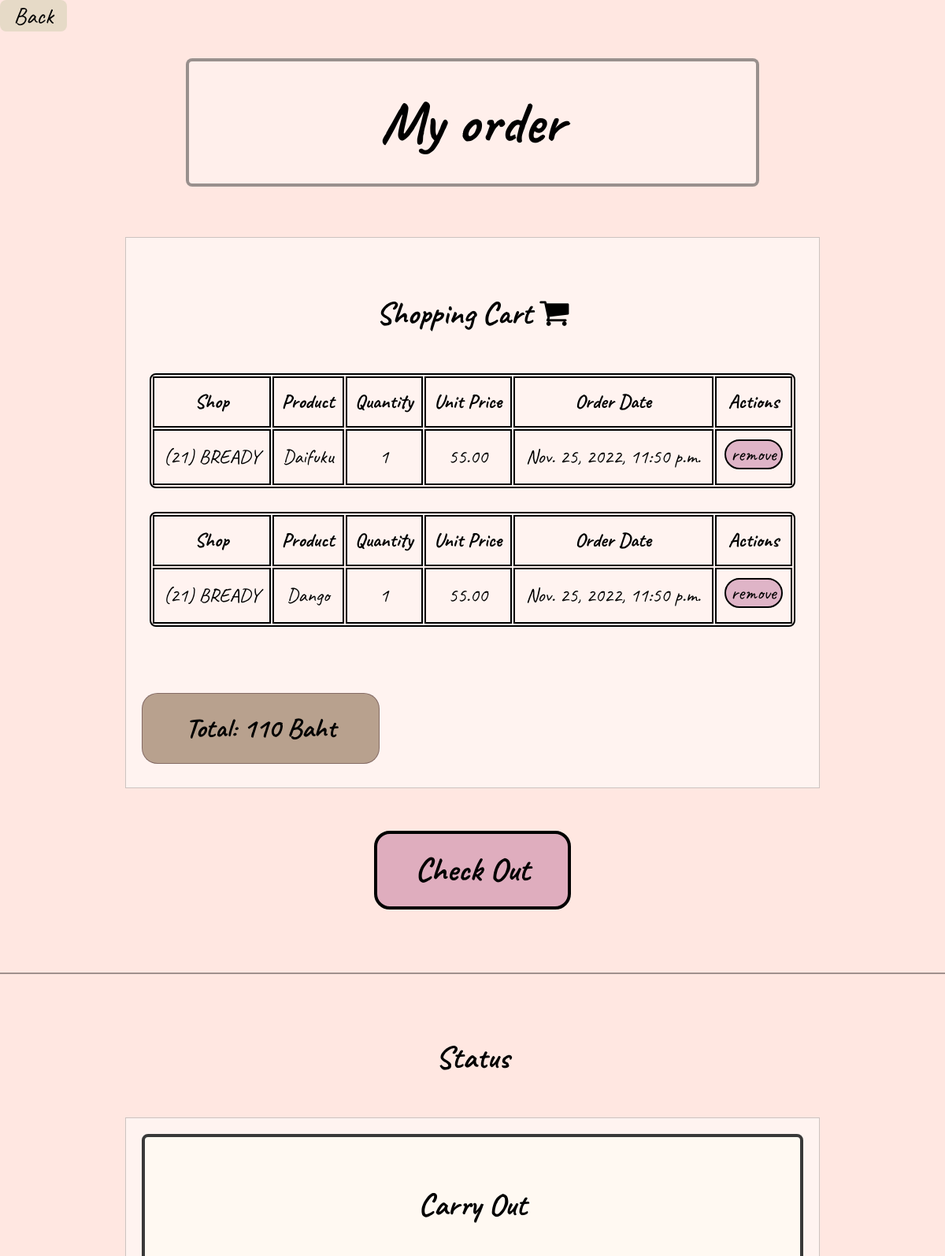
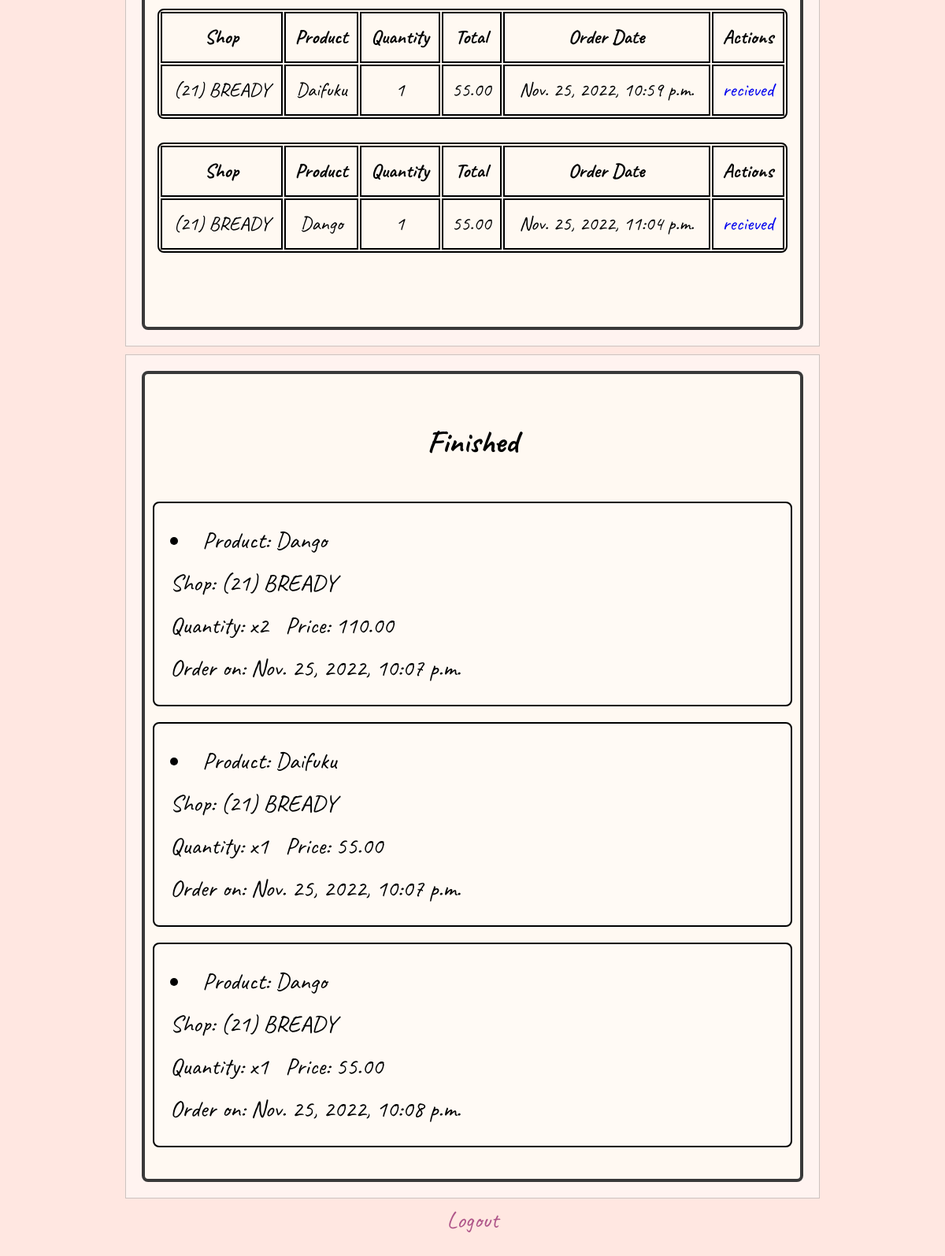
Page /talard/3/order/ on the earlier database version (2 pictures, top to bottom).
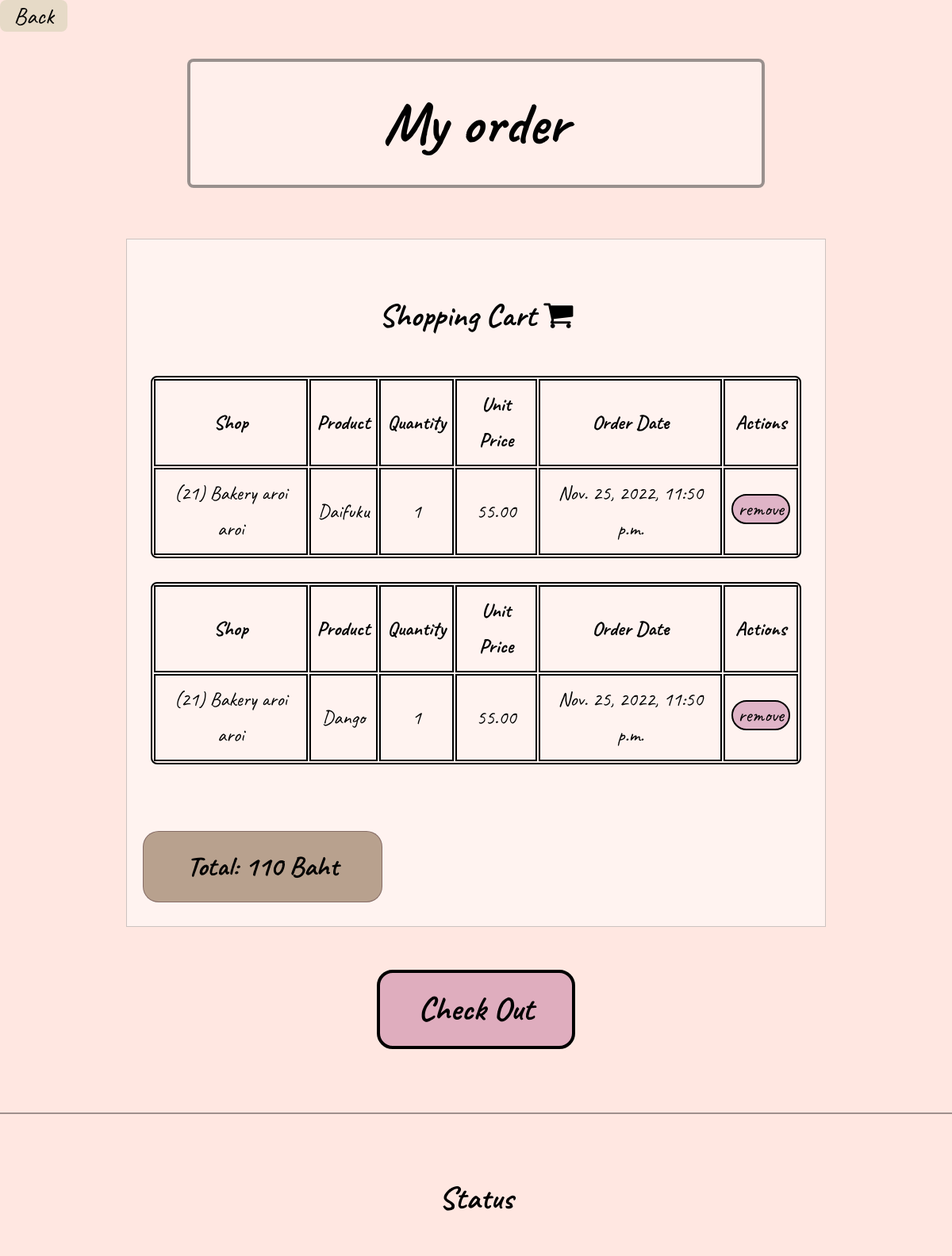
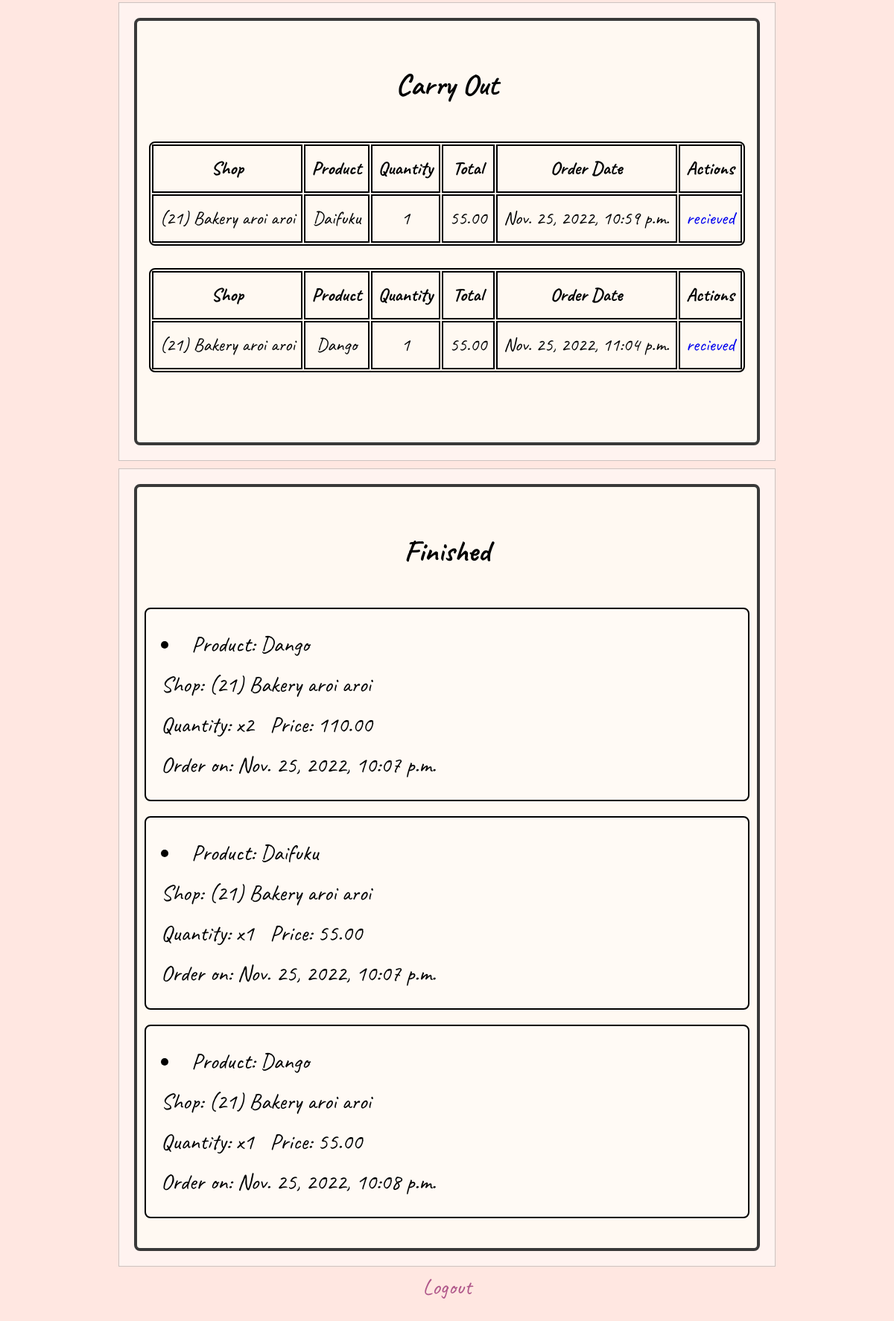
Same page on the later database version (2 pictures, top to bottom).
### myshop/models.py (models this page shows, shortened)
class MyOrder(models.Model):
    customer = models.ForeignKey(Profile, on_delete=models.CASCADE, null=True , related_name="order")
    shop = models.ForeignKey(shop_detail, on_delete=models.CASCADE, null=True , related_name="myorder")
    prod = models.ForeignKey(product, on_delete=models.CASCADE, null=True , related_name="ordered")
    count = models.IntegerField(default = 1)
    confirmpay = models.CharField(default = "not pay yet.", max_length=64)
    confirmrecieved = models.CharField(default = "not recieve yet.", max_length=64)
    date = models.DateTimeField(default=timezone.now, editable=False, blank=True)
    def price(self):
        return self.prod.price * self.count

class shop_detail(models.Model):
    seller_id = models.ForeignKey(seller_detail, on_delete=models.CASCADE, related_name = "shop", null=True)
    name = models.CharField(max_length=64)
    category = models.CharField(max_length=10, null=True)
    in_interact = models.CharField(max_length=100, null=True)
    ex_interact = models.CharField(max_length=64, null=True)
    shop_im = models.ImageField(upload_to='images/', default = "images/cartoon-style-cafe-front-shop-view_134830-697.webp")
    payment = models.CharField(max_length=100, null=True)
    def __str__(self):
        return f"({self.id}) {self.name}"

class product(models.Model):
    shop = models.ForeignKey(shop_detail, on_delete=models.CASCADE, related_name = "prod", null=True)
    product_name = models.CharField(max_length=64)
    price = models.DecimalField(null=True, decimal_places=2, max_digits=8)
    product_im = models.ImageField(upload_to='images/')
    count = models.IntegerField(null=True)
    def __str__(self):
        return f"{self.product_name}"

### talard/views.py (the view, shortened to what this page needs)
# urls.py: path('talard/<int:u_id>/order/', views.order, name='order'),
def order(request, u_id):
    user = User.objects.get(id=u_id)
    customer = cs.objects.get(customer=user)
    od = MyOrder.objects.filter(customer=customer)
    od2 = MyOrder.objects.filter(customer=customer).values
    haveorder = MyOrder.objects.filter(customer=customer).exists()
    return render(request, "talard/order.html", {"order" : od, "u_id":u_id, "od2":od2, "haveorder": haveorder})

### talard/templates/talard/order.html (shortened to what this page needs)
{% extends 'talard/layout_talard.html' %}
{% block body %}
<div>
    <button onclick="history.back()" class="back">Back</button><br>
    <div class = "headbox"><b>My order</b></div><br>
    <div class = "menubox" style="width: 840px;">
        <h3 style="font-size: 40px;">Shopping Cart <i class="fa fa-shopping-cart" aria-hidden="true"></i></h3>
        {% for o in order %}
            {% if o.confirmpay != "paid" %}
            <table class="menulist" style="border-radius: 8px; width: 820px; margin-left: auto; margin-right: auto;">
                <tr>
                    <th>Shop</th>
                    <th>Product</th>
                    <th>Quantity</th>
                    <th>Unit Price</th>
                    <th>Order Date</th>
                    <th>Actions </th>
                </tr>
                    <tr>
                        <td>{{ o.shop }}</td>
                        <td>{{ o.prod }}</td>
                        <td>{{ o.count }}</td>
                        <td><a id='n'>{{ o.price }}</a></td>
                        <td>{{o.date}}</td>
                        <td><a href="{% url 'delorder' u_id o.id %}"><button class="myorder" style="width: auto; height: auto; font-size: 25px; font-weight: normal; border: 2px black solid;">remove</button></a></td>
                    </tr>
            {% endif %}
        {% endfor %}
        </table>
        <br>
        <div class="total">
            <p>Total:
                 Baht
            </p>
        </div>
    </div>
    <br>
    <button class="myorder" onclick="document.getElementById('checkout').style.display='block'" style="border: solid 4px; font-size: 42px;">Check Out</button>
    <hr style="border: 1px solid #00000060; margin-bottom: 70px; margin-top: 70px;">
    <h3 style="font-size: 40px;">Status</h3>
    <div class= "menubox" style="width: 840px;">
        <div class="box-review">
            <h3 style="font-size: 40px;">Carry Out</h3>
            {% for o in order %}
                {% if o.confirmpay == "paid" and o.confirmrecieved != "recieved" %}
                    <table class="menulist" style="border-radius: 8px; width: 800px; margin-left: auto; margin-right: auto;">
                        <tr>
                            <th>Shop</th>
                            <th>Product</th>
                            <th>Quantity</th>
                            <th>Total</th>
                            <th>Order Date</th>
                            <th>Actions </th>
                        </tr>
                            <tr>
                                <td>{{ o.shop }}</td>
                                <td>{{ o.prod }}</td>
                                <td>{{ o.count }}</td>
                                <td><a id='n'>{{ o.price }}</a></td>
                                <td>{{o.date}}</td>
                                <td><a href="{% url 'recieved' u_id o.id %}">recieved</a>
                            </tr>
                {% endif %}
            {% endfor %}
            </table>
            <br>
        </div>
    </div>
    <div class= "menubox" style="width: 840px;">
        <div class="box-review">
            <h3 style="font-size: 40px;">Finished</h3>
            {% for o in order %}
                {% if o.confirmrecieved == "recieved" %}
                    <li class="listpro">
                        Product: {{ o.prod }}<br>
                        Shop: {{ o.shop }}<br>
                        Quantity: x{{ o.count }} &nbsp; Price: <a id='n'>{{ o.price }}</a><br>
                        Order on: {{o.date}}
                    </li>
                {% endif %}
            {% endfor %}
        </div>
    </div>
    <a class="logout" href="{% url 'customer_logout' %}">Logout</a><br><br>
</div>
{% endblock body %}

Differences in the rows shown:
changed through a linked row, MyOrder (number 1 of 7 on the later page): shop "(21) BREADY" → "(21) Bakery aroi aroi"
changed through a linked row, MyOrder (number 2 of 7 on the later page): shop "(21) BREADY" → "(21) Bakery aroi aroi"
changed through a linked row, MyOrder "Nov. 25, 2022, 10:59 p.m.": shop "(21) BREADY" → "(21) Bakery aroi aroi"
changed through a linked row, MyOrder "Nov. 25, 2022, 11:04 p.m.": shop "(21) BREADY" → "(21) Bakery aroi aroi"
changed through a linked row, MyOrder (number 5 of 7 on the later page): shop "(21) BREADY" → "(21) Bakery aroi aroi"
changed through a linked row, MyOrder (number 6 of 7 on the later page): shop "(21) BREADY" → "(21) Bakery aroi aroi"
changed through a linked row, MyOrder "Nov. 25, 2022, 10:08 p.m.": shop "(21) BREADY" → "(21) Bakery aroi aroi"
